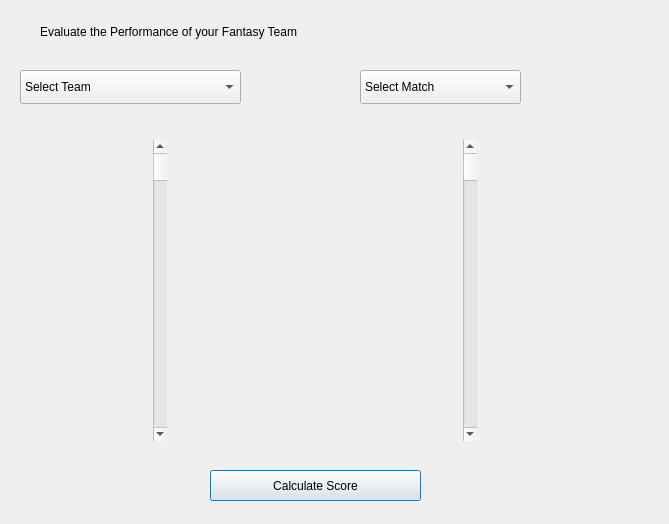
<?xml version="1.0" encoding="UTF-8"?>
<ui version="4.0">
 <class>Dialog</class>
 <widget class="QDialog" name="Dialog">
  <property name="geometry">
   <rect>
    <x>0</x>
    <y>0</y>
    <width>669</width>
    <height>524</height>
   </rect>
  </property>
  <property name="windowTitle">
   <string>Dialog</string>
  </property>
  <widget class="QLabel" name="label">
   <property name="geometry">
    <rect>
     <x>40</x>
     <y>20</y>
     <width>431</width>
     <height>24</height>
    </rect>
   </property>
   <property name="text">
    <string>Evaluate the Performance of your Fantasy Team</string>
   </property>
  </widget>
  <widget class="QComboBox" name="comboBox">
   <property name="geometry">
    <rect>
     <x>20</x>
     <y>70</y>
     <width>221</width>
     <height>34</height>
    </rect>
   </property>
   <item>
    <property name="text">
     <string>Select Team</string>
    </property>
   </item>
   <item>
    <property name="text">
     <string>Internshala</string>
    </property>
   </item>
  </widget>
  <widget class="QComboBox" name="comboBox_2">
   <property name="geometry">
    <rect>
     <x>360</x>
     <y>70</y>
     <width>161</width>
     <height>34</height>
    </rect>
   </property>
   <item>
    <property name="text">
     <string>Select Match</string>
    </property>
   </item>
   <item>
    <property name="text">
     <string>Match 1</string>
    </property>
   </item>
   <item>
    <property name="text">
     <string>Match 2</string>
    </property>
   </item>
   <item>
    <property name="text">
     <string>Match 3</string>
    </property>
   </item>
   <item>
    <property name="text">
     <string>Match 4</string>
    </property>
   </item>
  </widget>
  <widget class="QWidget" name="horizontalLayoutWidget">
   <property name="geometry">
    <rect>
     <x>40</x>
     <y>140</y>
     <width>241</width>
     <height>301</height>
    </rect>
   </property>
   <layout class="QHBoxLayout" name="horizontalLayout">
    <item>
     <widget class="QScrollBar" name="verticalScrollBar">
      <property name="orientation">
       <enum>Qt::Vertical</enum>
      </property>
     </widget>
    </item>
   </layout>
  </widget>
  <widget class="QWidget" name="horizontalLayoutWidget_2">
   <property name="geometry">
    <rect>
     <x>350</x>
     <y>140</y>
     <width>241</width>
     <height>301</height>
    </rect>
   </property>
   <layout class="QHBoxLayout" name="horizontalLayout_2">
    <item>
     <widget class="QScrollBar" name="verticalScrollBar_2">
      <property name="orientation">
       <enum>Qt::Vertical</enum>
      </property>
     </widget>
    </item>
   </layout>
  </widget>
  <widget class="QPushButton" name="pushButton">
   <property name="geometry">
    <rect>
     <x>210</x>
     <y>470</y>
     <width>211</width>
     <height>31</height>
    </rect>
   </property>
   <property name="text">
    <string>Calculate Score</string>
   </property>
  </widget>
 </widget>
 <resources/>
 <connections/>
</ui>
